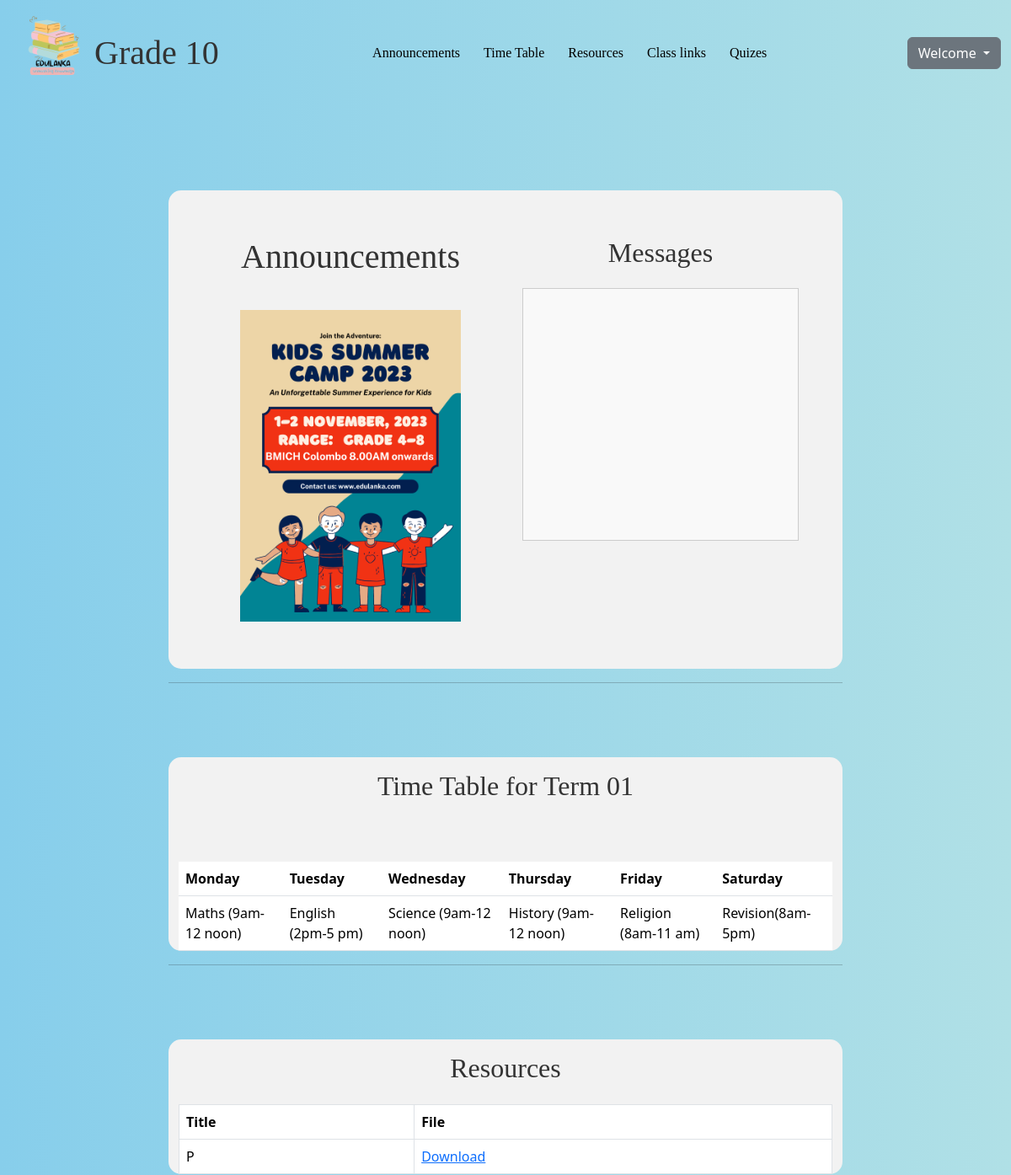
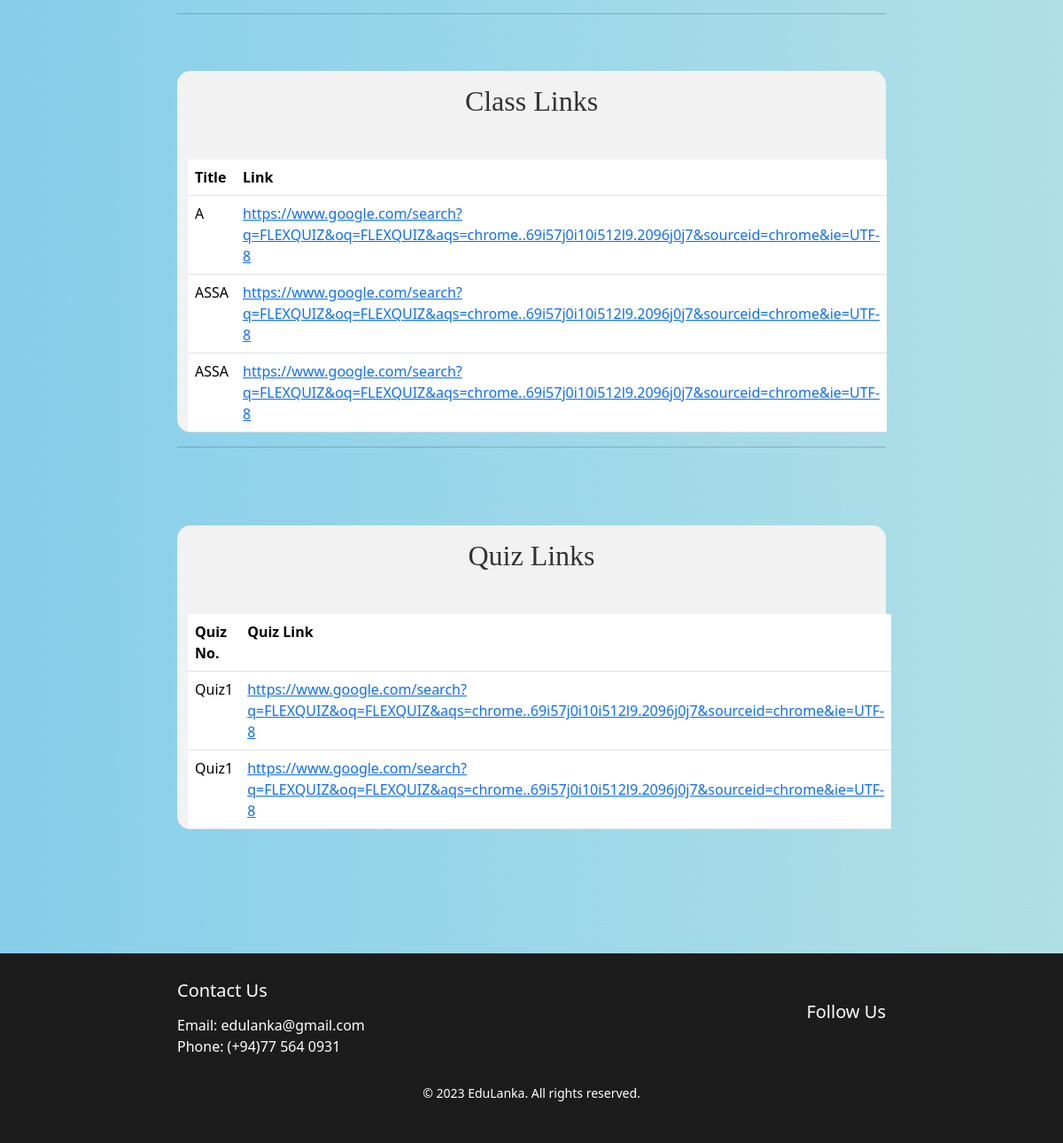
Screenshot of /grade10.php with the database file from the repository (2 pictures, top to bottom).
### tables this page shows
CREATE TABLE `announcements` (
  `id` int(100) NOT NULL,
  `image` varchar(100) NOT NULL
);

CREATE TABLE `time_table` (
  `id` int(11) NOT NULL,
  `monday` varchar(1000) NOT NULL,
  `tuesday` varchar(1000) NOT NULL,
  `wednesday` varchar(1000) NOT NULL,
  `thursday` varchar(1000) NOT NULL,
  `friday` varchar(1000) NOT NULL,
  `Saturday` varchar(1000) NOT NULL
);

CREATE TABLE `lecture_materials_ol` (
  `id` int(11) NOT NULL,
  `title` varchar(255) NOT NULL,
  `filename` varchar(255) NOT NULL
);

CREATE TABLE `links_ol` (
  `id` int(11) NOT NULL,
  `title` varchar(100) NOT NULL,
  `link` varchar(1000) NOT NULL
);

CREATE TABLE `quiz_ol` (
  `id` int(11) NOT NULL,
  `quizno` varchar(11) NOT NULL,
  `quizlink` varchar(1000) NOT NULL
);

### grade10.php (the view, shortened to what this page needs)
<?php
$host = "localhost";
$user = "phpuser";
$password = "php123";
$db = "schoolproject";
$conn = mysqli_connect($host, $user, $password, $db);
$check = "SELECT * FROM time_table";
$check_result = mysqli_query($conn, $check);
if (isset($_SESSION['username'])) {
    $loggedInUsername = $_SESSION['username'];
} else {
    $loggedInUsername = "Welcome";
}
?>
<!doctype html>
    <html lang="en">
    <head>
        <link rel="stylesheet" href=" Style.css">
        <link href="https://cdn.jsdelivr.net/npm/bootstrap@5.3.1/dist/css/bootstrap.min.css" rel="stylesheet">
    </head>
    <body>
    <nav class="navbar" style="background-color: #transparent;">
    <div class="container-fluid">
        <a class="navbar-brand" href="#">
            <div class="d-flex align-items-center">
                <img src="./images/iconDark.png" alt="Logo" width="100" height="100" class="d-inline-block align-text-top">
                <h1 class=" text mb-0 ml-3">Grade 10</h1>
            </div>
        </a>
        <div class="hstack gap-4 navtop">
            <div class=" navlink"><button class="navbtn text-black" href="#sect1">Announcements</button></div>
            <div class=" navlink"><button class="navbtn text-black" href="#sect2">Time Table</button></div>
            <div class=" navlink"><button class="navbtn text-black" href="#sect3">Resources</button></div>
            <div class=" navlink"><button class="navbtn text-black" href="#sect4">Class links</button></div>
            <div class=" navlink"><button class="navbtn text-black" href="#sect5">Quizes</button></div>
            </div>
            <div class="dropdown">
                <button class="btn btn-secondary dropdown-toggle" type="button" id="userDropdown" data-bs-toggle="dropdown" aria-expanded="false">
                    <?php echo $loggedInUsername; ?>
                </button>
            </div>
    </div>
    </nav>
<section class="main">
<div class="container">
<div class="first">
<table width="100%">
            <tr>
                <td width="50%" valign="top">
                    <center>
                        <h1 class="topic" id="sect1">Announcements</h1>
                        <?php
                        $sel = "SELECT * FROM announcements";
                        $que = mysqli_query($conn, $sel);
                        while ($row = mysqli_fetch_array($que)) {
                            echo "<img src='uploads/" . $row['image'] . "' class='my-3' style='width:80%; height:auto;'>";
                        }
                        ?>
                    </center>
                </td>
                <td width="50%" valign="top">
                    <h2 class="topic" id="sect1">Messages</h2>
                    <div id="chat-messages" class="message-container" style="color:red;">
                    </div>
                </td>
            </tr>
        </table>
</div>
</div>
<hr class="hr" />
<br><br>
<center>
    <div class="container mt-4">
    <h2 class="topic" id="sect2">Time Table for Term 01</h2>
    <br>
    <table class="table">
        <tr class="tr">
            <th>Monday</th>
            <th>Tuesday</th>
            <th>Wednesday</th>
            <th>Thursday</th>
            <th>Friday</th>
            <th>Saturday</th>
        </tr>
        <?php
        while ($info = $check_result->fetch_assoc()) {
            ?>
            <tr class="tr">
                <td><?php echo $info['monday']; ?></td>
                <td><?php echo $info['tuesday']; ?></td>
                <td><?php echo $info['wednesday']; ?></td>
                <td><?php echo $info['thursday']; ?></td>
                <td><?php echo $info['friday']; ?></td>
                <td><?php echo $info['Saturday']; ?></td>
            </tr>
            <?php
        }
        ?>
        <br>
    </table>
</div>
</center>
<hr class="hr" />
<br><br>
<div class="container mt-4">
    <h2 class="topic" id="sect3">Resources</h2>
    <table class="table table-bordered">
        <thead>
            <tr>
                <th>Title</th>
                <th>File</th>
            </tr>
        </thead>
        <tbody>
            <?php
            $lecture_query = "SELECT * FROM lecture_materials_ol";
            $lecture_result = mysqli_query($conn, $lecture_query);
            while ($row = mysqli_fetch_assoc($lecture_result)) {
                $title = $row['title'];
                $filename = $row['filename'];
                $fileUrl = 'teacher/uploads/' . $filename;
                echo "<tr>";
                echo "<td>$title</td>";
                echo "<td><a href='$fileUrl' download>Download</a></td>";
                echo "</tr>";
            }
            ?>
        </tbody>
    </table>
</div>
<hr class="hr" />
<br><br>
<center>
<div class="container">
    <h2 id="sect3" class="topic" id="sect4">Class Links</h2>
    <br>
    <table class="table">
        <tr class="tr">
            <th>Title</th>
            <th>Link</th>
        </tr>
        <?php
        $selectQuery = "SELECT * FROM links_ol";
        $result = mysqli_query($conn, $selectQuery);
        while ($info = mysqli_fetch_assoc($result)) {
            ?>
            <tr class="tr">
                <td><?php echo $info['title']; ?></td>
                <td><a href="<?php echo $info['link']; ?>" target="_blank"><?php echo $info['link']; ?></a></td>
            </tr>
            <?php
        }
        ?>
    </table>
</div>
</center>
<hr class="hr" />
<br><br>
<center>
<div class="container mt-4">
    <h2 id="sect3" class="topic" id="sect5">Quiz Links</h2>
    <br>
    <table class="table">
        <tr class="tr">
            <th>Quiz No.</th>
            <th>Quiz Link</th>
        </tr>
        <?php
        $selectQuery = "SELECT * FROM quiz_ol";
        $result = mysqli_query($conn, $selectQuery);
        while ($info = mysqli_fetch_assoc($result)) {
            ?>
            <tr class="tr">
                <td><?php echo $info['quizno']; ?></td>
                <td><a href="<?php echo $info['quizlink']; ?>" target="_blank"><?php echo $info['quizlink']; ?></a></td>
            </tr>
            <?php
        }
        ?>
    </table>
</div>
</center>
<br>
</section>
<footer class="footer">
    <div class="footer-content">
      <div class="contact-info">
        <h3>Contact Us</h3>
        <p>Email: edulanka@gmail.com</p>
        <p>Phone: (+94)77 564 0931</p>
      </div>
      <div class="social-media">
        <h3>Follow Us</h3>
      </div>
    </div>
    <p class="footer-text">&copy; 2023 EduLanka. All rights reserved.</p>
  </footer>
    </body>
    </html>

### Style.css (style rules this page uses)
* { margin: 0; padding: 0; box-sizing: border-box; }
body { background-color: #ecf0d8; }
section { padding: 100px 200px; }
.footer { background-color: #1c1c1c; color: #fff; padding: 30px 0; }
.footer-content { max-width: 800px; margin: 0 auto; display: flex; justify-content: space-between; align-items: center; }
.contact-info h3, .social-media h3 { font-size: 20px; margin-bottom: 15px; }
.contact-info p { margin: 0; }
.footer-text { text-align: center; margin-top: 30px; font-size: 14px; }
.footer-content, .footer-text { opacity: 0; transform: translateY(20px); animation: fadeInUp 1s forwards 0.3s; }

### grade10.php (style rules this page uses)
body { background-image: linear-gradient(to right, #87CEEB, #B0E0E6); }
.topic { text-align:center; padding-top:15px; padding-bottom:15px; font-family: 'Cormorant Garamond'; color:#333333; }
.text { font-family: 'Cormorant Garamond'; color:#333333; }
.container { border-radius:15px; background-color: #f2f2f2; }
.main { background-repeat:no-repeat; background-attachment:fixed; background-size:cover; }
.navbtn { background-color:transparent; border-color:transparent; font-family: 'Cormorant Garamond'; }
.first { padding: 20px; }
table { width: 100%; border-collapse: collapse; }
td { padding: 20px; vertical-align: top; }
.topic { text-align: center; }
.message-container { border: 1px solid #ccc; padding: 10px; background-color: #f9f9f9; height: 300px; overflow-y: auto; }

### rows the page displays
announcements: image (picture)
time_table: monday "Maths (9am-12 noon)", tuesday "English (2pm-5 pm)", wednesday "Science (9am-12 noon)", thursday "History (9am-12 noon)", friday "Religion (8am-11 am)", Saturday "Revision(8am-5pm)"
lecture_materials_ol: title "P"
links_ol: title "A", link "https://www.google.com/search?q=FLEXQUIZ&oq=FLEXQUIZ&aqs=chrome..69i57j0i10i512l9.2096j0j7&sourceid=chrome&ie=UTF-8"
links_ol: title "ASSA", link "https://www.google.com/search?q=FLEXQUIZ&oq=FLEXQUIZ&aqs=chrome..69i57j0i10i512l9.2096j0j7&sourceid=chrome&ie=UTF-8"
links_ol: title "ASSA", link "https://www.google.com/search?q=FLEXQUIZ&oq=FLEXQUIZ&aqs=chrome..69i57j0i10i512l9.2096j0j7&sourceid=chrome&ie=UTF-8"
quiz_ol: quizno "Quiz1", quizlink "https://www.google.com/search?q=FLEXQUIZ&oq=FLEXQUIZ&aqs=chrome..69i57j0i10i512l9.2096j0j7&sourceid=chrome&ie=UTF-8"
quiz_ol: quizno "Quiz1", quizlink "https://www.google.com/search?q=FLEXQUIZ&oq=FLEXQUIZ&aqs=chrome..69i57j0i10i512l9.2096j0j7&sourceid=chrome&ie=UTF-8"

### other values shown
$loggedInUsername "Welcome"
